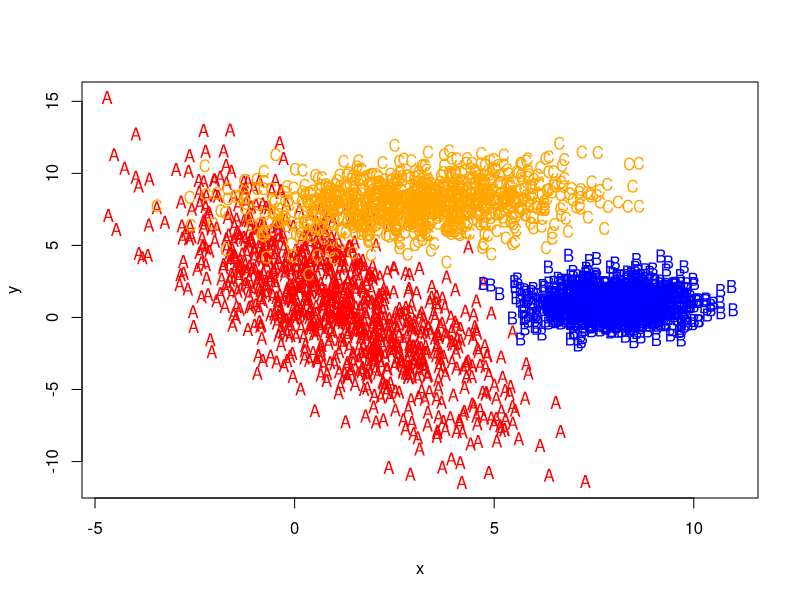
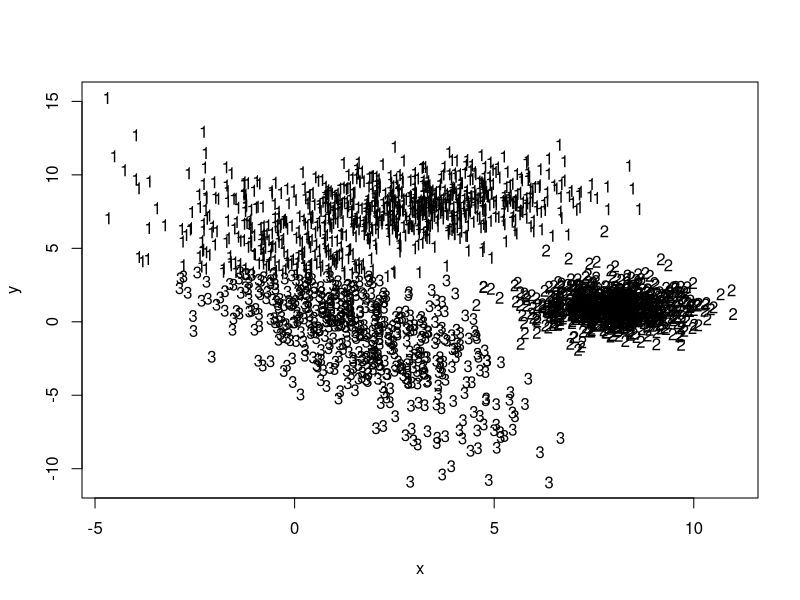
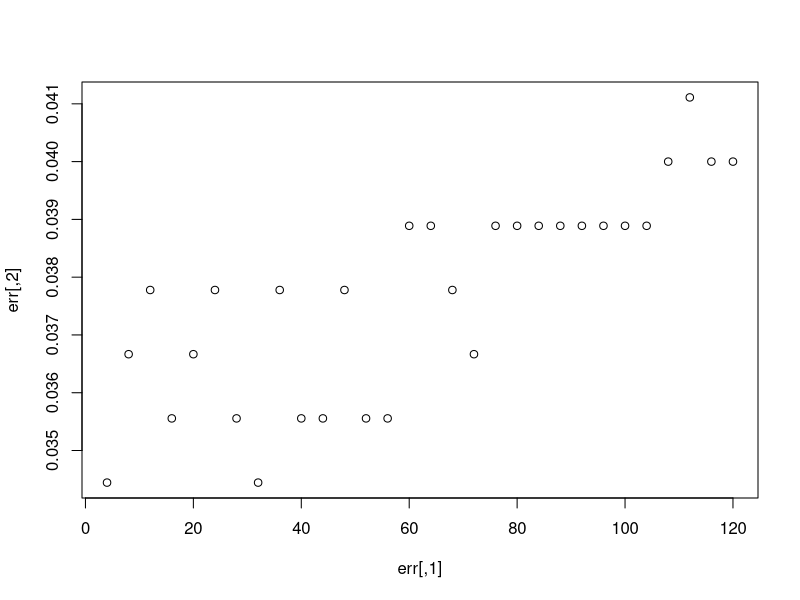

Write the R code that produced these figures, in order. (Note: a time limit stopped this script after it produced the figures.)
#
# This file gives a quick demonstration of a few ML techniques that
# are available in R. The file is designed as a walk through, so instead
# of simply running the entire file at once, copy and paste the logical
# blocks and check the output as we go along.
#
# Joshua Reich (josh@i2pi.com) 	
# April 2, 2009
#



# First we need to load up some packages to support ML.
# If your system doesn't have the packages, check out
# the install.packages() command. 

library(rpart)
library(MASS)
library(class)
library(e1071)


rmulnorm <- function (n, mu, sigma)
{
	# A simple function for producing n random samples
	# from a multivariate normal distribution with mean mu
	# and covariance matrix sigma

	M <- t(chol(sigma))
	d <- nrow(sigma)
	Z <- matrix(rnorm(d*n),d,n)
	t(M %*% Z + mu)
}

cm <- function (actual, predicted)
{
	# Produce a confusion matrix

	t<-table(predicted,actual)
	# there is a potential bug in here if columns are tied for ordering
	t[apply(t,2,function(c) order(-c)[1]),] 
}

# Total number of observations
N <- 1000 * 3

# Number of training observations
Ntrain <- N * 0.7


# The data that we will be using for the demonstration consists
# of a mixture of 3 multivariate normal distributions. The goal
# is to come up with a classification system that can tell us,
# given a pair of coordinates, from which distribution the data 
# arises.

A <- rmulnorm (N/3, c(1,1), matrix(c(4,-6,-6,18), 2,2))
B <- rmulnorm (N/3, c(8,1), matrix(c(1,0,0,1), 2,2))
C <- rmulnorm (N/3, c(3,8), matrix(c(4,0.5,0.5,2), 2,2))

data <- data.frame(rbind (A,B,C))
colnames(data) <- c('x', 'y')
data$class <- c(rep('A', N/3), rep('B', N/3), rep('C', N/3))

# Lets have a look
plot_it <- function () {
	plot (data[,1:2], type='n')
	points(A, pch='A', col='red')
	points(B, pch='B', col='blue')
	points(C, pch='C', col='orange')
}
plot_it()

# Randomly arrange the data and divide it into a training
# and test set.
data <- data[sample(1:N),]
train <- data[1:Ntrain,]
test <- data[(Ntrain+1):N,]

# OK. Lets get to it

# K-Means

# kmeans(), built into the R base package, is an unsupervised
# learning technique. The goal is to cluster the observed data
# into groups. This is achieved by assuming a Euclidean distance
# metric, and finding points which lie at local centroids. All
# points are then assigned to their closest centroid and are
# thus clustered. The algorithmic approach to finding these
# centroids is to pick k points at random then assign all other 
# points to the centroids. The algorithm then chooses new
# centroids based on the mean point of the resulting clusters.
# Then with these new centroids, the remaining N-k points are
# reclustered. This repeats until some stopping condition is
# reached.
# This algorithm is quite simple to implement and quite often
# the Euclidean distance metric is inappropriate and I find 
# myself re-writing the algorithm using a different measure.
# Here we know, a priori, that there are 3 clusters, so we set 
# k = 3.

k <- kmeans(train[,1:2], 3)
plot(train[,1:2], type='n')
text(train[,1:2], as.character(k$cluster))

cm (train$class, k$cluster)

# K Nearest Neighbor

# In KNN we classify an unknown point by looking at k nearest
# neighbors of known classification. In the case of k=1, we
# find the closest point in our training set to a new point
# from our test set. We then assume that the new point has
# the same class as its closest neighbor in the test set.
# For k>1, we typically apply a voting mechanism to pick the
# modal class from the neighborhood of points in the training
# set. 

test$predicted_class <- knn(train[,1:2], test[,1:2], train$class, k=1)

(m<-cm(test$class, test$predicted_class))

# Here we demonstrate the bias-variance tradeoff as we increase k.

err <- matrix(nrow=N/100, ncol=2)
for (i in 1:nrow(err))
{
	k <- i * 4
	test$predicted_class <- knn(train[,1:2], test[,1:2], train$class, k=k)
	m<-cm(test$class, test$predicted_class)
	err[i,] <- c(k, 1 - sum(diag(m)) / sum(m))
}

plot (err)

# Kernel Methods

# Rather than using library functions, we will build our own here
# to demonstrate the mechanism, sacrificing efficiencies for 
# edification. This code is slow.

# Kernel methods follow on from KNN. Whereas KNN is by its nature
# highly local, and thus potentially non-smooth, kernel techniques
# apply a windowing function to the dataset to smooth the classifier.
# Here we use a Gaussian/radial function to weight the influence
# of the each point in the training set. We then take the average
# of the weighted distances to determine the most likely classification
# for new points in the test set.

kernel <- function (a, b)
{
	# Lets make a simple 'Gaussian' like kernel that
	# measures the distance between two points, a & b.
	exp(-sum((a-b)^2))
}

test$predicted_class <- NA
for (i in 1:nrow(test))
{
	print(i)
	# The weighted distances from each point in the training set to 
	# row i in the test set
	d<-apply(train[,1:2], 1, function(r) kernel(r, test[i,1:2]))

	# The class votes, based on the mean distance
	v<-aggregate(d, list(class=train$class), mean)

	# Predicted class = the class with the lowest distance
	test$predicted_class[i] <- v$class[order(-v$x)[1]]
}	

cm(test$class, test$predicted_class)


# Recursive Partitioning / Regression Trees

# rpart() implements an algorithm that attempts to recursively split
# the data such that each split best partitions the space according 
# to the classification. In a simple one-dimensional case with binary
# classification, the first split will occur at the point on the line
# where there is the biggest difference between the proportion of 
# cases on either side of that point. The algorithm continues to 
# split the space until a stopping condition is reached. Once the
# tree of splits is produced it can be pruned using regularization
# parameters that seek to ameliorate overfitting.

(r <- rpart(class ~ x + y, data = train))
plot(r)
text(r)

# Here we look at the confusion matrix and overall error rate from applying
# the tree rules to the training data.
predicted <- as.numeric(apply(predict(r), 1, function(r) order(-r)[1]))
(m <- cm (train$class, predicted))
1 - sum(diag(m)) / sum(m)

# And by comparison, against the test data.
predicted <- as.numeric(apply(predict(r, test[,1:2]), 1, function(r) order(-r)[1]))
(m <- cm (test$class, predicted))
1 - sum(diag(m)) / sum(m)

# PCA - Demonstrating that orthogonal bases are better for trees

# Recursive partitioning splits the space along orthogonal hyperplanes 
# that are parallel to the original feature coordinate axes. However,
# in our case, the clusters are not neatly split by such planes and
# better results can be found by transforming to another space. We
# use principle component analysis (PCA) to transform our space.
# PCA transforms the space by looking at the vectors along which the
# bulk of the variance in the data occur. The vector that embodies
# the greatest variance becomes the first principle component axis
# in the transformed space. The second axis then is formed along the
# vector that is orthogonal to the first but with the second most 
# variance in the data. And so on.
# It should be clear how this transform improves the performance of 
# recursive partitioning, but the cost is that the tree splits 
# no longer directly map to the feature space, which makes 
# interpretation much more difficult.

p<-princomp(train[,1:2])
train_pca <- data.frame(p$scores)
train_pca$class <- train$class

# Compare the alignment of the clusters to the axis in the feature
# space versus the transformed space.
par(mfrow=c(1,2))
train_lda <- as.matrix(train[,1:2]) %*% l$scaling
plot_it()
plot(train_pca[,1:2], type='n')
text(train_pca[,1:2], train_pca$class)
par(mfrow=c(1,1))

r2 <- rpart(class ~ Comp.1 + Comp.2, data = train_pca)

predicted2 <- as.numeric(apply(predict(r2), 1, function(r) order(-r)[1]))
(m <- cm (train$class, predicted2))
1 - sum(diag(m)) / sum(m)

# LDA

# In linear discriminant analysis we no longer look for recursive 
# partitions, but rather for lines that go between the clusters.
# In some ways, this is similar to KNN. LDA makes the assumption
# that the clusters are drawn from multivariate normal distributions
# with different means, but identical covariances. LDA approaches
# the problem by applying a transform that applies the inverse of 
# the estimated covariance matrix to distributed the points 
# spherically. In this transformed space classification is simply
# a matter of finding the closest cluster mean. 
# The assumption of identical covariances doesn't hold for our
# dataset, but still provides an improvement. Quadratic DA drops
# this assumption at the cost of greater complexity. 

l <- lda(class ~ x + y, data = train)

(m <- cm(train$class, predict(l)$class))
1 - sum(diag(m)) / sum(m)

par(mfrow=c(1,2))
train_lda <- as.matrix(train[,1:2]) %*% l$scaling
plot_it()
plot(train_lda, type='n')
text(train_lda, train$class)
par(mfrow=c(1,1))

# SVM

# Support vector machines take the next step from LDA/QDA. However
# instead of making linear voronoi boundaries between the cluster
# means, we concern ourselves primarily with the points on the 
# boundaries between the clusters. These boundary points define
# the 'support vector'. Between two completely separable clusters
# there are two support vectors and a margin of empty space
# between them. The SVM optimization technique seeks to maximize
# the margin by choosing a hyperplane between the support vectors
# of the opposing clusters. For non-separable clusters, a slack
# constraint is added to allow for a small number of points to
# lie inside the margin space. The Cost parameter defines how
# to choose the optimal classifier given the presence of points
# inside the margin. Using the kernel trick (see Mercer's theorem)
# we can get around the requirement for linear separation 
# by representing the mapping from the linear feature space to
# some other non-linear space that maximizes separation. Normally
# a kernel would be used to define this mapping, but with the
# kernel trick, we can represent this kernel as a dot product.
# In the end, we don't even have to define the transform between
# spaces, only the dot product distance metric. This leaves
# this algorithm much the same, but with the addition of
# parameters that define this metric. The default kernel used
# is a radial kernel, similar to the kernel defined in my 
# kernel method example. The addition is a term, gamma, to
# add a regularization term to weight the importance of distance.

s <- svm( I(factor(class)) ~ x + y, data = train, cost = 100, gama = 1)

(m <- cm(train$class, predict(s)))
1 - sum(diag(m)) / sum(m)

(m <- cm(test$class, predict(s, test[,1:2])))
1 - sum(diag(m)) / sum(m)
